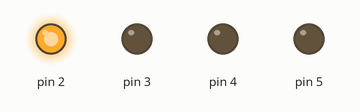
Recording of a sketch running on a simulated Arduino Uno, built with avr-gcc and run on an emulated ATmega328P. Parts: output pins drawn as LEDs (lit = HIGH).

Above: at 0.2 s.
At 1.2 s:
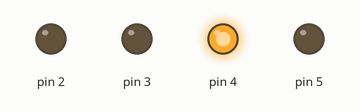
At 2.7 s:
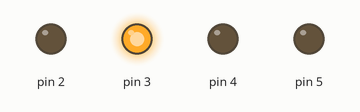
At 3.7 s:
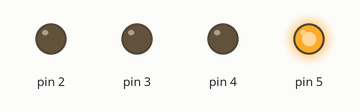
Timing chart, 0 to 4.6 s (numbered marks = the images above):
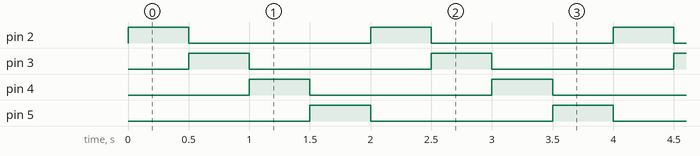

Measured:
- by itself, pin 2–5: alternates HIGH for 0.50 s and LOW for 1.5 s
- by itself, everything shown: repeats every 2.0 s, in 4 steps

The sketch:

steppermotor.ino
```cpp
void setup() {
  pinMode(2,OUTPUT);
  pinMode(3,OUTPUT);
  pinMode(4,OUTPUT);
  pinMode(5,OUTPUT);

}

void loop() {
  digitalWrite(2,HIGH);
  digitalWrite(3,LOW);
  digitalWrite(4,LOW);
  digitalWrite(5,LOW);

  delay(500);

  digitalWrite(2,0);
  digitalWrite(3,1);
  digitalWrite(4,0);
  digitalWrite(5,0);

  delay(500);

  digitalWrite(2,LOW);
  digitalWrite(3,LOW);
  digitalWrite(4,1);
  digitalWrite(5,LOW);

  delay(500);

  digitalWrite(2,LOW);
  digitalWrite(3,LOW);
  digitalWrite(4,LOW);
  digitalWrite(5,HIGH);

  delay(500);

}
```
